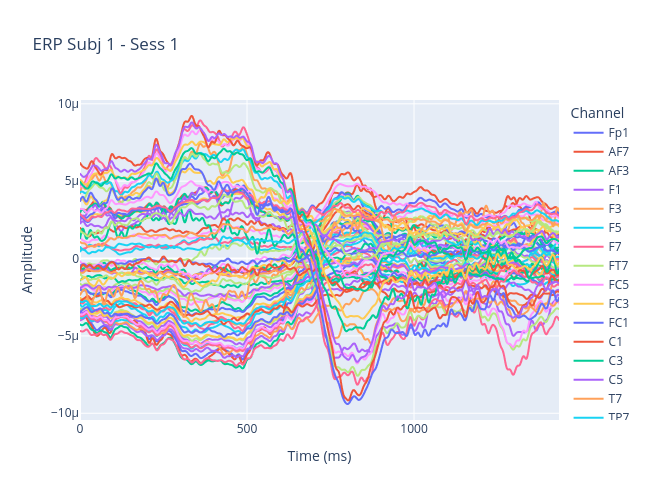

Source (notebook cell):
### Code cell
this_sess_erp, this_sess_ch_names = (
    this_subj_erps[1].get_data(),
    this_subj_erps[1].info["ch_names"],
)
this_subj_erps[1].plot()

this_sess_erp = pd.DataFrame(this_sess_erp.T, columns=this_sess_ch_names)

px.line(
    this_sess_erp,
    labels={"value": "Amplitude", "index": "Time (ms)", "variable": "Channel"},
    title="ERP Subj 1 - Sess 1",
    width=650,
    height=500,
)

### Figure 1 — Plotly figure (JSON) as saved in the notebook; plotly's stock layout.template omitted (floating-point values rounded to 4 significant figures; data arrays with more than 128 entries replaced by an {"elided": "..."} marker saying what was removed)
{"data": [{"hovertemplate": "Channel=Fp1<br>Time (ms)=%{x}<br>Amplitude=%{y}<extra></extra>", "legendgroup": "Fp1", "line": {"color": "#636efa", "dash": "solid"}, "marker": {"symbol": "circle"}, "mode": "lines", "name": "Fp1", "showlegend": true, "type": "scattergl", "x": {"elided": "1435 int values"}, "xaxis": "x", "y": {"elided": "1435 float values"}, "yaxis": "y"}, {"hovertemplate": "Channel=AF7<br>Time (ms)=%{x}<br>Amplitude=%{y}<extra></extra>", "legendgroup": "AF7", "line": {"color": "#EF553B", "dash": "solid"}, "marker": {"symbol": "circle"}, "mode": "lines", "name": "AF7", "showlegend": true, "type": "scattergl", "x": {"elided": "1435 int values"}, "xaxis": "x", "y": {"elided": "1435 float values"}, "yaxis": "y"}, {"hovertemplate": "Channel=AF3<br>Time (ms)=%{x}<br>Amplitude=%{y}<extra></extra>", "legendgroup": "AF3", "line": {"color": "#00cc96", "dash": "solid"}, "marker": {"symbol": "circle"}, "mode": "lines", "name": "AF3", "showlegend": true, "type": "scattergl", "x": {"elided": "1435 int values"}, "xaxis": "x", "y": {"elided": "1435 float values"}, "yaxis": "y"}, {"hovertemplate": "Channel=F1<br>Time (ms)=%{x}<br>Amplitude=%{y}<extra></extra>", "legendgroup": "F1", "line": {"color": "#ab63fa", "dash": "solid"}, "marker": {"symbol": "circle"}, "mode": "lines", "name": "F1", "showlegend": true, "type": "scattergl", "x": {"elided": "1435 int values"}, "xaxis": "x", "y": {"elided": "1435 float values"}, "yaxis": "y"}, {"hovertemplate": "Channel=F3<br>Time (ms)=%{x}<br>Amplitude=%{y}<extra></extra>", "legendgroup": "F3", "line": {"color": "#FFA15A", "dash": "solid"}, "marker": {"symbol": "circle"}, "mode": "lines", "name": "F3", "showlegend": true, "type": "scattergl", "x": {"elided": "1435 int values"}, "xaxis": "x", "y": {"elided": "1435 float values"}, "yaxis": "y"}, {"hovertemplate": "Channel=F5<br>Time (ms)=%{x}<br>Amplitude=%{y}<extra></extra>", "legendgroup": "F5", "line": {"color": "#19d3f3", "dash": "solid"}, "marker": {"symbol": "circle"}, "mode": "lines", "name": "F5", "showlegend": true, "type": "scattergl", "x": {"elided": "1435 int values"}, "xaxis": "x", "y": {"elided": "1435 float values"}, "yaxis": "y"}, {"hovertemplate": "Channel=F7<br>Time (ms)=%{x}<br>Amplitude=%{y}<extra></extra>", "legendgroup": "F7", "line": {"color": "#FF6692", "dash": "solid"}, "marker": {"symbol": "circle"}, "mode": "lines", "name": "F7", "showlegend": true, "type": "scattergl", "x": {"elided": "1435 int values"}, "xaxis": "x", "y": {"elided": "1435 float values"}, "yaxis": "y"}, {"hovertemplate": "Channel=FT7<br>Time (ms)=%{x}<br>Amplitude=%{y}<extra></extra>", "legendgroup": "FT7", "line": {"color": "#B6E880", "dash": "solid"}, "marker": {"symbol": "circle"}, "mode": "lines", "name": "FT7", "showlegend": true, "type": "scattergl", "x": {"elided": "1435 int values"}, "xaxis": "x", "y": {"elided": "1435 float values"}, "yaxis": "y"}, {"hovertemplate": "Channel=FC5<br>Time (ms)=%{x}<br>Amplitude=%{y}<extra></extra>", "legendgroup": "FC5", "line": {"color": "#FF97FF", "dash": "solid"}, "marker": {"symbol": "circle"}, "mode": "lines", "name": "FC5", "showlegend": true, "type": "scattergl", "x": {"elided": "1435 int values"}, "xaxis": "x", "y": {"elided": "1435 float values"}, "yaxis": "y"}, {"hovertemplate": "Channel=FC3<br>Time (ms)=%{x}<br>Amplitude=%{y}<extra></extra>", "legendgroup": "FC3", "line": {"color": "#FECB52", "dash": "solid"}, "marker": {"symbol": "circle"}, "mode": "lines", "name": "FC3", "showlegend": true, "type": "scattergl", "x": {"elided": "1435 int values"}, "xaxis": "x", "y": {"elided": "1435 float values"}, "yaxis": "y"}, {"hovertemplate": "Channel=FC1<br>Time (ms)=%{x}<br>Amplitude=%{y}<extra></extra>", "legendgroup": "FC1", "line": {"color": "#636efa", "dash": "solid"}, "marker": {"symbol": "circle"}, "mode": "lines", "name": "FC1", "showlegend": true, "type": "scattergl", "x": {"elided": "1435 int values"}, "xaxis": "x", "y": {"elided": "1435 float values"}, "yaxis": "y"}, {"hovertemplate": "Channel=C1<br>Time (ms)=%{x}<br>Amplitude=%{y}<extra></extra>", "legendgroup": "C1", "line": {"color": "#EF553B", "dash": "solid"}, "marker": {"symbol": "circle"}, "mode": "lines", "name": "C1", "showlegend": true, "type": "scattergl", "x": {"elided": "1435 int values"}, "xaxis": "x", "y": {"elided": "1435 float values"}, "yaxis": "y"}, {"hovertemplate": "Channel=C3<br>Time (ms)=%{x}<br>Amplitude=%{y}<extra></extra>", "legendgroup": "C3", "line": {"color": "#00cc96", "dash": "solid"}, "marker": {"symbol": "circle"}, "mode": "lines", "name": "C3", "showlegend": true, "type": "scattergl", "x": {"elided": "1435 int values"}, "xaxis": "x", "y": {"elided": "1435 float values"}, "yaxis": "y"}, {"hovertemplate": "Channel=C5<br>Time (ms)=%{x}<br>Amplitude=%{y}<extra></extra>", "legendgroup": "C5", "line": {"color": "#ab63fa", "dash": "solid"}, "marker": {"symbol": "circle"}, "mode": "lines", "name": "C5", "showlegend": true, "type": "scattergl", "x": {"elided": "1435 int values"}, "xaxis": "x", "y": {"elided": "1435 float values"}, "yaxis": "y"}, {"hovertemplate": "Channel=T7<br>Time (ms)=%{x}<br>Amplitude=%{y}<extra></extra>", "legendgroup": "T7", "line": {"color": "#FFA15A", "dash": "solid"}, "marker": {"symbol": "circle"}, "mode": "lines", "name": "T7", "showlegend": true, "type": "scattergl", "x": {"elided": "1435 int values"}, "xaxis": "x", "y": {"elided": "1435 float values"}, "yaxis": "y"}, {"hovertemplate": "Channel=TP7<br>Time (ms)=%{x}<br>Amplitude=%{y}<extra></extra>", "legendgroup": "TP7", "line": {"color": "#19d3f3", "dash": "solid"}, "marker": {"symbol": "circle"}, "mode": "lines", "name": "TP7", "showlegend": true, "type": "scattergl", "x": {"elided": "1435 int values"}, "xaxis": "x", "y": {"elided": "1435 float values"}, "yaxis": "y"}, {"hovertemplate": "Channel=CP5<br>Time (ms)=%{x}<br>Amplitude=%{y}<extra></extra>", "legendgroup": "CP5", "line": {"color": "#FF6692", "dash": "solid"}, "marker": {"symbol": "circle"}, "mode": "lines", "name": "CP5", "showlegend": true, "type": "scattergl", "x": {"elided": "1435 int values"}, "xaxis": "x", "y": {"elided": "1435 float values"}, "yaxis": "y"}, {"hovertemplate": "Channel=CP3<br>Time (ms)=%{x}<br>Amplitude=%{y}<extra></extra>", "legendgroup": "CP3", "line": {"color": "#B6E880", "dash": "solid"}, "marker": {"symbol": "circle"}, "mode": "lines", "name": "CP3", "showlegend": true, "type": "scattergl", "x": {"elided": "1435 int values"}, "xaxis": "x", "y": {"elided": "1435 float values"}, "yaxis": "y"}, {"hovertemplate": "Channel=CP1<br>Time (ms)=%{x}<br>Amplitude=%{y}<extra></extra>", "legendgroup": "CP1", "line": {"color": "#FF97FF", "dash": "solid"}, "marker": {"symbol": "circle"}, "mode": "lines", "name": "CP1", "showlegend": true, "type": "scattergl", "x": {"elided": "1435 int values"}, "xaxis": "x", "y": {"elided": "1435 float values"}, "yaxis": "y"}, {"hovertemplate": "Channel=P1<br>Time (ms)=%{x}<br>Amplitude=%{y}<extra></extra>", "legendgroup": "P1", "line": {"color": "#FECB52", "dash": "solid"}, "marker": {"symbol": "circle"}, "mode": "lines", "name": "P1", "showlegend": true, "type": "scattergl", "x": {"elided": "1435 int values"}, "xaxis": "x", "y": {"elided": "1435 float values"}, "yaxis": "y"}, {"hovertemplate": "Channel=P3<br>Time (ms)=%{x}<br>Amplitude=%{y}<extra></extra>", "legendgroup": "P3", "line": {"color": "#636efa", "dash": "solid"}, "marker": {"symbol": "circle"}, "mode": "lines", "name": "P3", "showlegend": true, "type": "scattergl", "x": {"elided": "1435 int values"}, "xaxis": "x", "y": {"elided": "1435 float values"}, "yaxis": "y"}, {"hovertemplate": "Channel=P5<br>Time (ms)=%{x}<br>Amplitude=%{y}<extra></extra>", "legendgroup": "P5", "line": {"color": "#EF553B", "dash": "solid"}, "marker": {"symbol": "circle"}, "mode": "lines", "name": "P5", "showlegend": true, "type": "scattergl", "x": {"elided": "1435 int values"}, "xaxis": "x", "y": {"elided": "1435 float values"}, "yaxis": "y"}, {"hovertemplate": "Channel=P7<br>Time (ms)=%{x}<br>Amplitude=%{y}<extra></extra>", "legendgroup": "P7", "line": {"color": "#00cc96", "dash": "solid"}, "marker": {"symbol": "circle"}, "mode": "lines", "name": "P7", "showlegend": true, "type": "scattergl", "x": {"elided": "1435 int values"}, "xaxis": "x", "y": {"elided": "1435 float values"}, "yaxis": "y"}, {"hovertemplate": "Channel=P9<br>Time (ms)=%{x}<br>Amplitude=%{y}<extra></extra>", "legendgroup": "P9", "line": {"color": "#ab63fa", "dash": "solid"}, "marker": {"symbol": "circle"}, "mode": "lines", "name": "P9", "showlegend": true, "type": "scattergl", "x": {"elided": "1435 int values"}, "xaxis": "x", "y": {"elided": "1435 float values"}, "yaxis": "y"}, {"hovertemplate": "Channel=PO7<br>Time (ms)=%{x}<br>Amplitude=%{y}<extra></extra>", "legendgroup": "PO7", "line": {"color": "#FFA15A", "dash": "solid"}, "marker": {"symbol": "circle"}, "mode": "lines", "name": "PO7", "showlegend": true, "type": "scattergl", "x": {"elided": "1435 int values"}, "xaxis": "x", "y": {"elided": "1435 float values"}, "yaxis": "y"}, {"hovertemplate": "Channel=PO3<br>Time (ms)=%{x}<br>Amplitude=%{y}<extra></extra>", "legendgroup": "PO3", "line": {"color": "#19d3f3", "dash": "solid"}, "marker": {"symbol": "circle"}, "mode": "lines", "name": "PO3", "showlegend": true, "type": "scattergl", "x": {"elided": "1435 int values"}, "xaxis": "x", "y": {"elided": "1435 float values"}, "yaxis": "y"}, {"hovertemplate": "Channel=O1<br>Time (ms)=%{x}<br>Amplitude=%{y}<extra></extra>", "legendgroup": "O1", "line": {"color": "#FF6692", "dash": "solid"}, "marker": {"symbol": "circle"}, "mode": "lines", "name": "O1", "showlegend": true, "type": "scattergl", "x": {"elided": "1435 int values"}, "xaxis": "x", "y": {"elided": "1435 float values"}, "yaxis": "y"}, {"hovertemplate": "Channel=Iz<br>Time (ms)=%{x}<br>Amplitude=%{y}<extra></extra>", "legendgroup": "Iz", "line": {"color": "#B6E880", "dash": "solid"}, "marker": {"symbol": "circle"}, "mode": "lines", "name": "Iz", "showlegend": true, "type": "scattergl", "x": {"elided": "1435 int values"}, "xaxis": "x", "y": {"elided": "1435 float values"}, "yaxis": "y"}, {"hovertemplate": "Channel=Oz<br>Time (ms)=%{x}<br>Amplitude=%{y}<extra></extra>", "legendgroup": "Oz", "line": {"color": "#FF97FF", "dash": "solid"}, "marker": {"symbol": "circle"}, "mode": "lines", "name": "Oz", "showlegend": true, "type": "scattergl", "x": {"elided": "1435 int values"}, "xaxis": "x", "y": {"elided": "1435 float values"}, "yaxis": "y"}, {"hovertemplate": "Channel=POz<br>Time (ms)=%{x}<br>Amplitude=%{y}<extra></extra>", "legendgroup": "POz", "line": {"color": "#FECB52", "dash": "solid"}, "marker": {"symbol": "circle"}, "mode": "lines", "name": "POz", "showlegend": true, "type": "scattergl", "x": {"elided": "1435 int values"}, "xaxis": "x", "y": {"elided": "1435 float values"}, "yaxis": "y"}, {"hovertemplate": "Channel=Pz<br>Time (ms)=%{x}<br>Amplitude=%{y}<extra></extra>", "legendgroup": "Pz", "line": {"color": "#636efa", "dash": "solid"}, "marker": {"symbol": "circle"}, "mode": "lines", "name": "Pz", "showlegend": true, "type": "scattergl", "x": {"elided": "1435 int values"}, "xaxis": "x", "y": {"elided": "1435 float values"}, "yaxis": "y"}, {"hovertemplate": "Channel=CPz<br>Time (ms)=%{x}<br>Amplitude=%{y}<extra></extra>", "legendgroup": "CPz", "line": {"color": "#EF553B", "dash": "solid"}, "marker": {"symbol": "circle"}, "mode": "lines", "name": "CPz", "showlegend": true, "type": "scattergl", "x": {"elided": "1435 int values"}, "xaxis": "x", "y": {"elided": "1435 float values"}, "yaxis": "y"}, {"hovertemplate": "Channel=Fpz<br>Time (ms)=%{x}<br>Amplitude=%{y}<extra></extra>", "legendgroup": "Fpz", "line": {"color": "#00cc96", "dash": "solid"}, "marker": {"symbol": "circle"}, "mode": "lines", "name": "Fpz", "showlegend": true, "type": "scattergl", "x": {"elided": "1435 int values"}, "xaxis": "x", "y": {"elided": "1435 float values"}, "yaxis": "y"}, {"hovertemplate": "Channel=Fp2<br>Time (ms)=%{x}<br>Amplitude=%{y}<extra></extra>", "legendgroup": "Fp2", "line": {"color": "#ab63fa", "dash": "solid"}, "marker": {"symbol": "circle"}, "mode": "lines", "name": "Fp2", "showlegend": true, "type": "scattergl", "x": {"elided": "1435 int values"}, "xaxis": "x", "y": {"elided": "1435 float values"}, "yaxis": "y"}, {"hovertemplate": "Channel=AF8<br>Time (ms)=%{x}<br>Amplitude=%{y}<extra></extra>", "legendgroup": "AF8", "line": {"color": "#FFA15A", "dash": "solid"}, "marker": {"symbol": "circle"}, "mode": "lines", "name": "AF8", "showlegend": true, "type": "scattergl", "x": {"elided": "1435 int values"}, "xaxis": "x", "y": {"elided": "1435 float values"}, "yaxis": "y"}, {"hovertemplate": "Channel=AF4<br>Time (ms)=%{x}<br>Amplitude=%{y}<extra></extra>", "legendgroup": "AF4", "line": {"color": "#19d3f3", "dash": "solid"}, "marker": {"symbol": "circle"}, "mode": "lines", "name": "AF4", "showlegend": true, "type": "scattergl", "x": {"elided": "1435 int values"}, "xaxis": "x", "y": {"elided": "1435 float values"}, "yaxis": "y"}, {"hovertemplate": "Channel=AFz<br>Time (ms)=%{x}<br>Amplitude=%{y}<extra></extra>", "legendgroup": "AFz", "line": {"color": "#FF6692", "dash": "solid"}, "marker": {"symbol": "circle"}, "mode": "lines", "name": "AFz", "showlegend": true, "type": "scattergl", "x": {"elided": "1435 int values"}, "xaxis": "x", "y": {"elided": "1435 float values"}, "yaxis": "y"}, {"hovertemplate": "Channel=Fz<br>Time (ms)=%{x}<br>Amplitude=%{y}<extra></extra>", "legendgroup": "Fz", "line": {"color": "#B6E880", "dash": "solid"}, "marker": {"symbol": "circle"}, "mode": "lines", "name": "Fz", "showlegend": true, "type": "scattergl", "x": {"elided": "1435 int values"}, "xaxis": "x", "y": {"elided": "1435 float values"}, "yaxis": "y"}, {"hovertemplate": "Channel=F2<br>Time (ms)=%{x}<br>Amplitude=%{y}<extra></extra>", "legendgroup": "F2", "line": {"color": "#FF97FF", "dash": "solid"}, "marker": {"symbol": "circle"}, "mode": "lines", "name": "F2", "showlegend": true, "type": "scattergl", "x": {"elided": "1435 int values"}, "xaxis": "x", "y": {"elided": "1435 float values"}, "yaxis": "y"}, {"hovertemplate": "Channel=F4<br>Time (ms)=%{x}<br>Amplitude=%{y}<extra></extra>", "legendgroup": "F4", "line": {"color": "#FECB52", "dash": "solid"}, "marker": {"symbol": "circle"}, "mode": "lines", "name": "F4", "showlegend": true, "type": "scattergl", "x": {"elided": "1435 int values"}, "xaxis": "x", "y": {"elided": "1435 float values"}, "yaxis": "y"}, {"hovertemplate": "Channel=F6<br>Time (ms)=%{x}<br>Amplitude=%{y}<extra></extra>", "legendgroup": "F6", "line": {"color": "#636efa", "dash": "solid"}, "marker": {"symbol": "circle"}, "mode": "lines", "name": "F6", "showlegend": true, "type": "scattergl", "x": {"elided": "1435 int values"}, "xaxis": "x", "y": {"elided": "1435 float values"}, "yaxis": "y"}, {"hovertemplate": "Channel=F8<br>Time (ms)=%{x}<br>Amplitude=%{y}<extra></extra>", "legendgroup": "F8", "line": {"color": "#EF553B", "dash": "solid"}, "marker": {"symbol": "circle"}, "mode": "lines", "name": "F8", "showlegend": true, "type": "scattergl", "x": {"elided": "1435 int values"}, "xaxis": "x", "y": {"elided": "1435 float values"}, "yaxis": "y"}, {"hovertemplate": "Channel=FT8<br>Time (ms)=%{x}<br>Amplitude=%{y}<extra></extra>", "legendgroup": "FT8", "line": {"color": "#00cc96", "dash": "solid"}, "marker": {"symbol": "circle"}, "mode": "lines", "name": "FT8", "showlegend": true, "type": "scattergl", "x": {"elided": "1435 int values"}, "xaxis": "x", "y": {"elided": "1435 float values"}, "yaxis": "y"}, {"hovertemplate": "Channel=FC6<br>Time (ms)=%{x}<br>Amplitude=%{y}<extra></extra>", "legendgroup": "FC6", "line": {"color": "#ab63fa", "dash": "solid"}, "marker": {"symbol": "circle"}, "mode": "lines", "name": "FC6", "showlegend": true, "type": "scattergl", "x": {"elided": "1435 int values"}, "xaxis": "x", "y": {"elided": "1435 float values"}, "yaxis": "y"}, {"hovertemplate": "Channel=FC4<br>Time (ms)=%{x}<br>Amplitude=%{y}<extra></extra>", "legendgroup": "FC4", "line": {"color": "#FFA15A", "dash": "solid"}, "marker": {"symbol": "circle"}, "mode": "lines", "name": "FC4", "showlegend": true, "type": "scattergl", "x": {"elided": "1435 int values"}, "xaxis": "x", "y": {"elided": "1435 float values"}, "yaxis": "y"}, {"hovertemplate": "Channel=FC2<br>Time (ms)=%{x}<br>Amplitude=%{y}<extra></extra>", "legendgroup": "FC2", "line": {"color": "#19d3f3", "dash": "solid"}, "marker": {"symbol": "circle"}, "mode": "lines", "name": "FC2", "showlegend": true, "type": "scattergl", "x": {"elided": "1435 int values"}, "xaxis": "x", "y": {"elided": "1435 float values"}, "yaxis": "y"}, {"hovertemplate": "Channel=FCz<br>Time (ms)=%{x}<br>Amplitude=%{y}<extra></extra>", "legendgroup": "FCz", "line": {"color": "#FF6692", "dash": "solid"}, "marker": {"symbol": "circle"}, "mode": "lines", "name": "FCz", "showlegend": true, "type": "scattergl", "x": {"elided": "1435 int values"}, "xaxis": "x", "y": {"elided": "1435 float values"}, "yaxis": "y"}, {"hovertemplate": "Channel=Cz<br>Time (ms)=%{x}<br>Amplitude=%{y}<extra></extra>", "legendgroup": "Cz", "line": {"color": "#B6E880", "dash": "solid"}, "marker": {"symbol": "circle"}, "mode": "lines", "name": "Cz", "showlegend": true, "type": "scattergl", "x": {"elided": "1435 int values"}, "xaxis": "x", "y": {"elided": "1435 float values"}, "yaxis": "y"}, {"hovertemplate": "Channel=C2<br>Time (ms)=%{x}<br>Amplitude=%{y}<extra></extra>", "legendgroup": "C2", "line": {"color": "#FF97FF", "dash": "solid"}, "marker": {"symbol": "circle"}, "mode": "lines", "name": "C2", "showlegend": true, "type": "scattergl", "x": {"elided": "1435 int values"}, "xaxis": "x", "y": {"elided": "1435 float values"}, "yaxis": "y"}, {"hovertemplate": "Channel=C4<br>Time (ms)=%{x}<br>Amplitude=%{y}<extra></extra>", "legendgroup": "C4", "line": {"color": "#FECB52", "dash": "solid"}, "marker": {"symbol": "circle"}, "mode": "lines", "name": "C4", "showlegend": true, "type": "scattergl", "x": {"elided": "1435 int values"}, "xaxis": "x", "y": {"elided": "1435 float values"}, "yaxis": "y"}, {"hovertemplate": "Channel=C6<br>Time (ms)=%{x}<br>Amplitude=%{y}<extra></extra>", "legendgroup": "C6", "line": {"color": "#636efa", "dash": "solid"}, "marker": {"symbol": "circle"}, "mode": "lines", "name": "C6", "showlegend": true, "type": "scattergl", "x": {"elided": "1435 int values"}, "xaxis": "x", "y": {"elided": "1435 float values"}, "yaxis": "y"}, {"hovertemplate": "Channel=T8<br>Time (ms)=%{x}<br>Amplitude=%{y}<extra></extra>", "legendgroup": "T8", "line": {"color": "#EF553B", "dash": "solid"}, "marker": {"symbol": "circle"}, "mode": "lines", "name": "T8", "showlegend": true, "type": "scattergl", "x": {"elided": "1435 int values"}, "xaxis": "x", "y": {"elided": "1435 float values"}, "yaxis": "y"}, {"hovertemplate": "Channel=TP8<br>Time (ms)=%{x}<br>Amplitude=%{y}<extra></extra>", "legendgroup": "TP8", "line": {"color": "#00cc96", "dash": "solid"}, "marker": {"symbol": "circle"}, "mode": "lines", "name": "TP8", "showlegend": true, "type": "scattergl", "x": {"elided": "1435 int values"}, "xaxis": "x", "y": {"elided": "1435 float values"}, "yaxis": "y"}, {"hovertemplate": "Channel=CP6<br>Time (ms)=%{x}<br>Amplitude=%{y}<extra></extra>", "legendgroup": "CP6", "line": {"color": "#ab63fa", "dash": "solid"}, "marker": {"symbol": "circle"}, "mode": "lines", "name": "CP6", "showlegend": true, "type": "scattergl", "x": {"elided": "1435 int values"}, "xaxis": "x", "y": {"elided": "1435 float values"}, "yaxis": "y"}, {"hovertemplate": "Channel=CP4<br>Time (ms)=%{x}<br>Amplitude=%{y}<extra></extra>", "legendgroup": "CP4", "line": {"color": "#FFA15A", "dash": "solid"}, "marker": {"symbol": "circle"}, "mode": "lines", "name": "CP4", "showlegend": true, "type": "scattergl", "x": {"elided": "1435 int values"}, "xaxis": "x", "y": {"elided": "1435 float values"}, "yaxis": "y"}, {"hovertemplate": "Channel=CP2<br>Time (ms)=%{x}<br>Amplitude=%{y}<extra></extra>", "legendgroup": "CP2", "line": {"color": "#19d3f3", "dash": "solid"}, "marker": {"symbol": "circle"}, "mode": "lines", "name": "CP2", "showlegend": true, "type": "scattergl", "x": {"elided": "1435 int values"}, "xaxis": "x", "y": {"elided": "1435 float values"}, "yaxis": "y"}, {"hovertemplate": "Channel=P2<br>Time (ms)=%{x}<br>Amplitude=%{y}<extra></extra>", "legendgroup": "P2", "line": {"color": "#FF6692", "dash": "solid"}, "marker": {"symbol": "circle"}, "mode": "lines", "name": "P2", "showlegend": true, "type": "scattergl", "x": {"elided": "1435 int values"}, "xaxis": "x", "y": {"elided": "1435 float values"}, "yaxis": "y"}, {"hovertemplate": "Channel=P4<br>Time (ms)=%{x}<br>Amplitude=%{y}<extra></extra>", "legendgroup": "P4", "line": {"color": "#B6E880", "dash": "solid"}, "marker": {"symbol": "circle"}, "mode": "lines", "name": "P4", "showlegend": true, "type": "scattergl", "x": {"elided": "1435 int values"}, "xaxis": "x", "y": {"elided": "1435 float values"}, "yaxis": "y"}, {"hovertemplate": "Channel=P6<br>Time (ms)=%{x}<br>Amplitude=%{y}<extra></extra>", "legendgroup": "P6", "line": {"color": "#FF97FF", "dash": "solid"}, "marker": {"symbol": "circle"}, "mode": "lines", "name": "P6", "showlegend": true, "type": "scattergl", "x": {"elided": "1435 int values"}, "xaxis": "x", "y": {"elided": "1435 float values"}, "yaxis": "y"}, {"hovertemplate": "Channel=P8<br>Time (ms)=%{x}<br>Amplitude=%{y}<extra></extra>", "legendgroup": "P8", "line": {"color": "#FECB52", "dash": "solid"}, "marker": {"symbol": "circle"}, "mode": "lines", "name": "P8", "showlegend": true, "type": "scattergl", "x": {"elided": "1435 int values"}, "xaxis": "x", "y": {"elided": "1435 float values"}, "yaxis": "y"}, {"hovertemplate": "Channel=P10<br>Time (ms)=%{x}<br>Amplitude=%{y}<extra></extra>", "legendgroup": "P10", "line": {"color": "#636efa", "dash": "solid"}, "marker": {"symbol": "circle"}, "mode": "lines", "name": "P10", "showlegend": true, "type": "scattergl", "x": {"elided": "1435 int values"}, "xaxis": "x", "y": {"elided": "1435 float values"}, "yaxis": "y"}, {"hovertemplate": "Channel=PO8<br>Time (ms)=%{x}<br>Amplitude=%{y}<extra></extra>", "legendgroup": "PO8", "line": {"color": "#EF553B", "dash": "solid"}, "marker": {"symbol": "circle"}, "mode": "lines", "name": "PO8", "showlegend": true, "type": "scattergl", "x": {"elided": "1435 int values"}, "xaxis": "x", "y": {"elided": "1435 float values"}, "yaxis": "y"}, {"hovertemplate": "Channel=PO4<br>Time (ms)=%{x}<br>Amplitude=%{y}<extra></extra>", "legendgroup": "PO4", "line": {"color": "#00cc96", "dash": "solid"}, "marker": {"symbol": "circle"}, "mode": "lines", "name": "PO4", "showlegend": true, "type": "scattergl", "x": {"elided": "1435 int values"}, "xaxis": "x", "y": {"elided": "1435 float values"}, "yaxis": "y"}, {"hovertemplate": "Channel=O2<br>Time (ms)=%{x}<br>Amplitude=%{y}<extra></extra>", "legendgroup": "O2", "line": {"color": "#ab63fa", "dash": "solid"}, "marker": {"symbol": "circle"}, "mode": "lines", "name": "O2", "showlegend": true, "type": "scattergl", "x": {"elided": "1435 int values"}, "xaxis": "x", "y": {"elided": "1435 float values"}, "yaxis": "y"}], "layout": {"height": 500, "legend": {"title": {"text": "Channel"}, "tracegroupgap": 0}, "title": {"text": "ERP Subj 1 - Sess 1"}, "width": 650, "xaxis": {"anchor": "y", "domain": [0, 1], "title": {"text": "Time (ms)"}}, "yaxis": {"anchor": "x", "domain": [0, 1], "title": {"text": "Amplitude"}}}}
